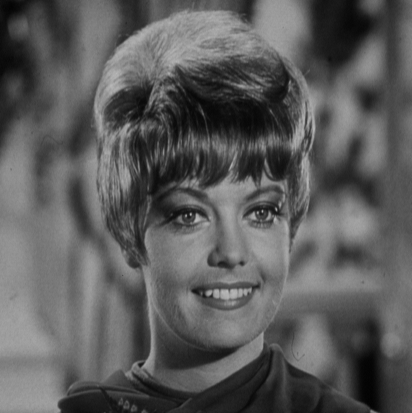
%> input picture Demo/matlab/2.png, 412 x 413 px
$ octave testSeg.m   (GNU Octave 9; MATLAB toolbox functions it lacks are replaced by stand-ins)
%> lines starting %> are read from the running program, lines starting %| are printed output that depends on the picture; in (x1, y1, x2, y2) boxes, pixels count from 0 and x2, y2 are one past the last pixel; in counts of white or black regions, pixels touching at a corner belong together; the program's own positions count from 1
im = (imread('2.png'));
%> im is the input picture: size 413x412 uint8; min 2, max 187, mean 91.2

T = 100;
    figure;
for i=1:10
    G1Mask = im < T;
    G2Mask = im >= T;

    m1 = mean(im(G1Mask));
    m2 = mean(im(G2Mask));


    subplot(121);
    imshow(im);

    subplot(122);
    imshow(G1Mask);
    title(sprintf('%.1f, %.1f %.1f', T, m1, m2));

    T = (m1+m2)/2;
    pause;
end
%> this loop made 10 passes
%> (m1, m2, T) on passes 1 to 10: (59.65, 128.1, 93.89), (56.41, 125.4, 90.9), (54.78, 124, 89.39), (54.24, 123.6, 88.9), (53.65, 123.1, 88.35), (53.65, 123.1, 88.35), (53.65, 123.1, 88.35), (53.65, 123.1, 88.35), (53.65, 123.1, 88.35), (53.65, 123.1, 88.35)
%> pass 1, `G1Mask = im < T;`:
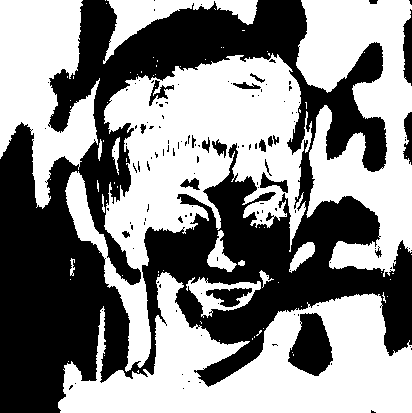
%> G1Mask: size 413x412 logical; 54% white; 128 black regions (107 under 20 px), largest, box (x1, y1, x2, y2) and area: (0, 0, 412, 413) 73408, (288, 313, 333, 376) 1881, (403, 9, 412, 86) 502
%> pass 2, `G1Mask = im < T;`:
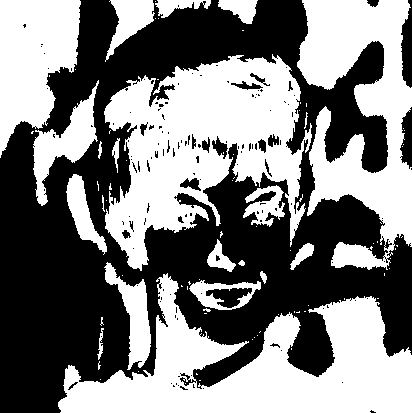
%> G1Mask: size 413x412 logical; 49.6% white; 85 white regions (64 under 20 px), largest, box (x1, y1, x2, y2) and area: (104, 54, 312, 271) 23798, (58, 273, 412, 413) 23546, (297, 0, 412, 270) 16949
%> after the loop:
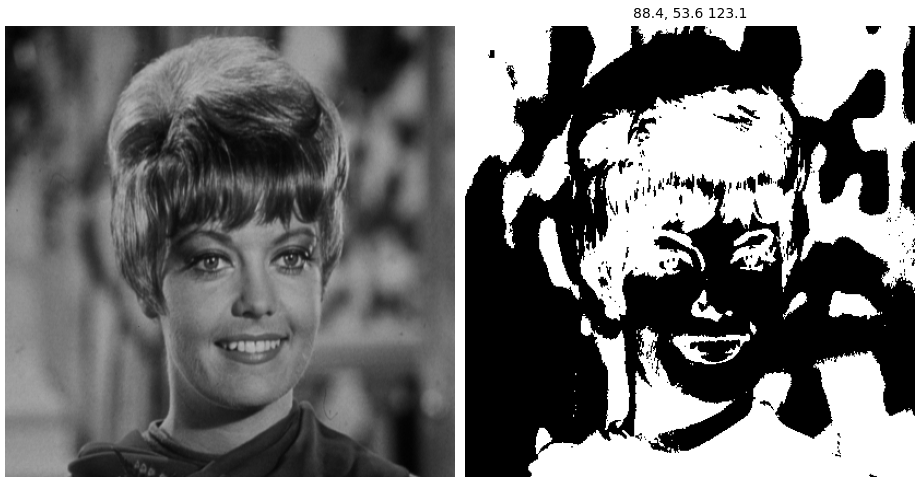
%> figure redrawn from the program's plot data, 2 panels

$ run again, with Demo/matlab/1.png copied over Demo/matlab/2.png
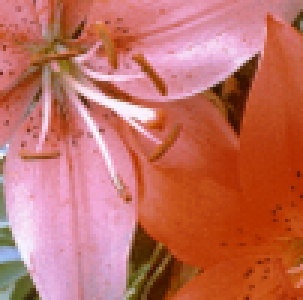
%> input picture Demo/matlab/1.png, 101 x 100 px (shown 3 times larger)
%> im is the input picture: size 100x101x3 uint8; mean R, G, B 194.1, 110.5, 97.5
%> the loop `for i=1:10` made 10 passes
%> (m1, m2, T) on passes 1 to 8: (51.43, 179.4, 115.4), (57.95, 185, 121.5), (60.25, 186.8, 123.5), (61.19, 187.5, 124.3), (61.61, 187.8, 124.7), (61.61, 187.8, 124.7), (61.61, 187.8, 124.7), (61.61, 187.8, 124.7)
%> pass 1, `G2Mask = im >= T;`:
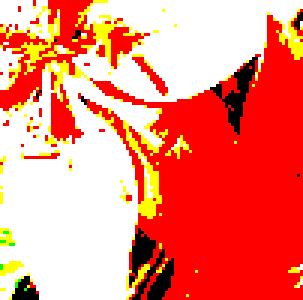
%> G2Mask: size 100x101x3 logical (shown 3 times larger); mean R, G, B 0.962, 0.522, 0.452
%> after the loop `for i=1:10`:
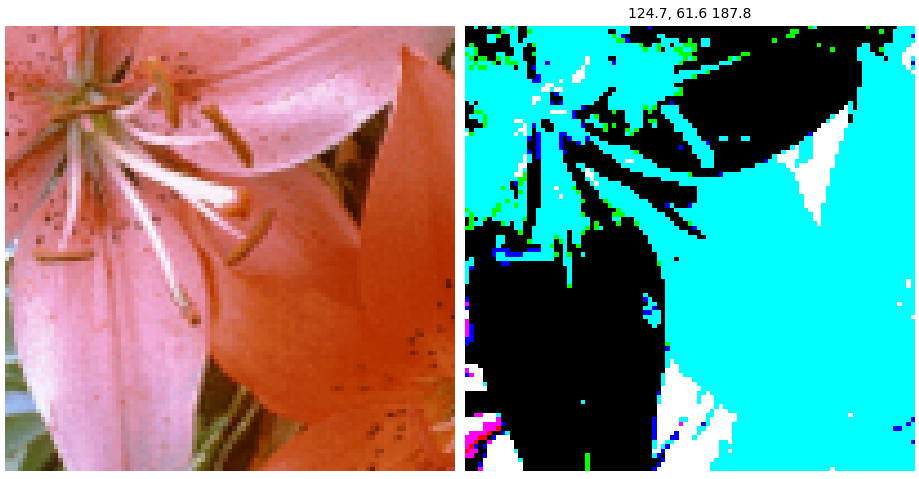
%> figure redrawn from the program's plot data, 2 panels

$ run again, with Demo/matlab/3.png copied over Demo/matlab/2.png
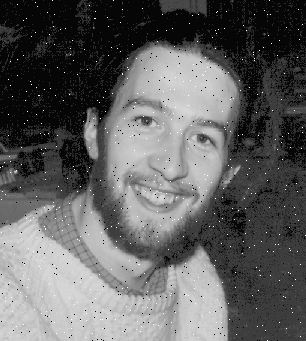
%> input picture Demo/matlab/3.png, 306 x 341 px
%> im is the input picture: size 341x306 uint8; min 0, max 255, mean 96.7
%> the loop `for i=1:10` made 10 passes
%> (m1, m2, T) on passes 1 to 8: (35.82, 177, 106.4), (36.58, 178.1, 107.3), (37.61, 179.6, 108.6), (37.61, 179.6, 108.6), (37.61, 179.6, 108.6), (37.61, 179.6, 108.6), (37.61, 179.6, 108.6), (37.61, 179.6, 108.6)
%> pass 1, `G1Mask = im < T;`:
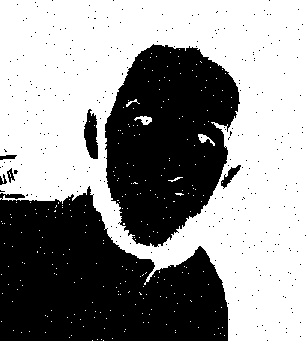
%> G1Mask: size 341x306 logical; 56.9% white; 302 black regions (295 under 20 px), largest, box (x1, y1, x2, y2) and area: (0, 186, 228, 341) 24671, (105, 44, 240, 247) 19175, (84, 109, 98, 159) 487
%> after the loop `for i=1:10`:
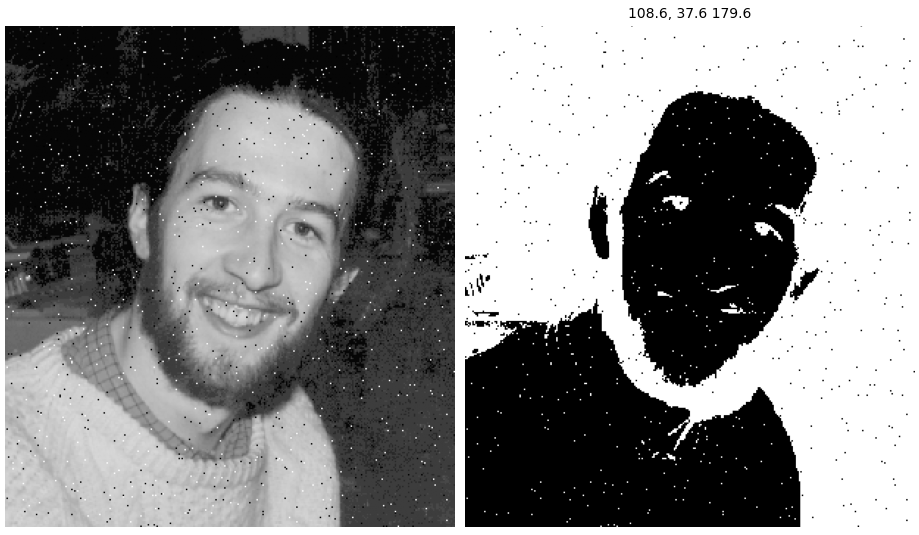
%> figure redrawn from the program's plot data, 2 panels

$ run again, with Demo/matlab/4.png copied over Demo/matlab/2.png
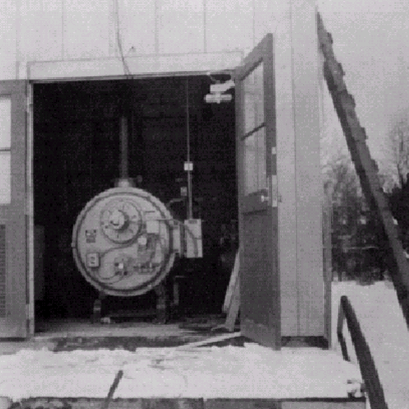
%> input picture Demo/matlab/4.png, 409 x 409 px
%> im is the input picture: size 409x409x3 uint8; mean R, G, B 117.4, 114.1, 117.4
%> the loop `for i=1:10` made 10 passes
%> (m1, m2, T) on passes 1 to 8: (43.83, 168.7, 106.3), (46.44, 171, 108.7), (47.26, 171.7, 109.5), (47.77, 172.1, 109.9), (47.77, 172.1, 109.9), (47.77, 172.1, 109.9), (47.77, 172.1, 109.9), (47.77, 172.1, 109.9)
%> pass 1, `G2Mask = im >= T;`:
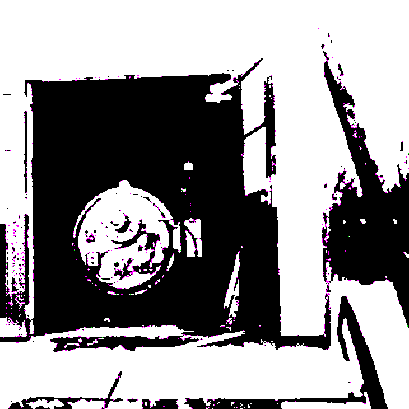
%> G2Mask: size 409x409x3 logical; mean R, G, B 0.583, 0.575, 0.583
%> after the loop `for i=1:10`:
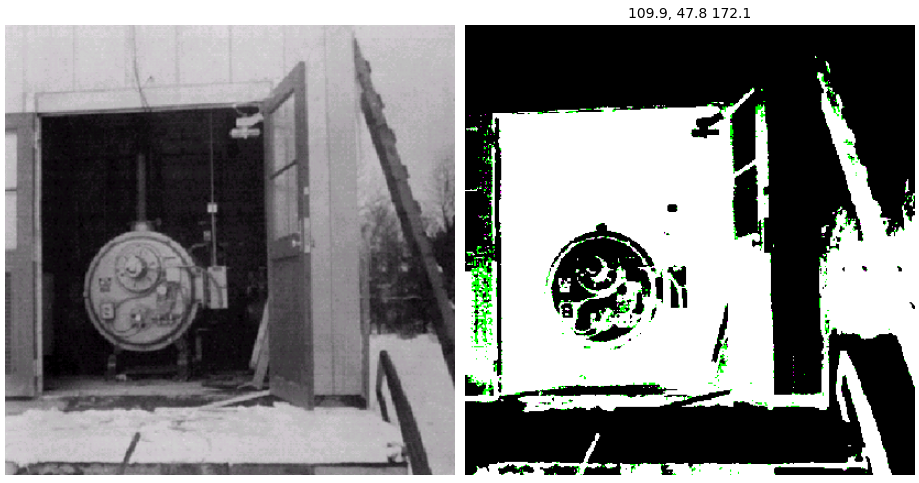
%> figure redrawn from the program's plot data, 2 panels
